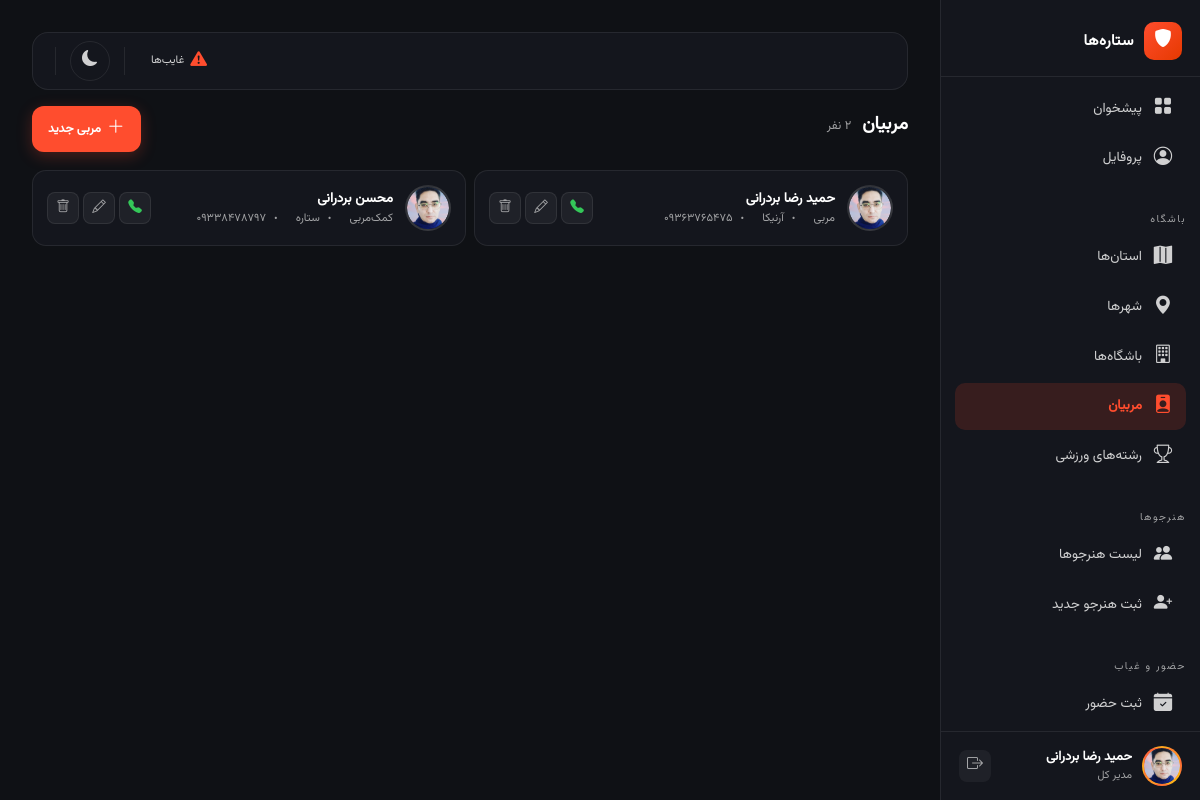
/clubs/coaches/ (signed in), run on an earlier commit of the app's database.
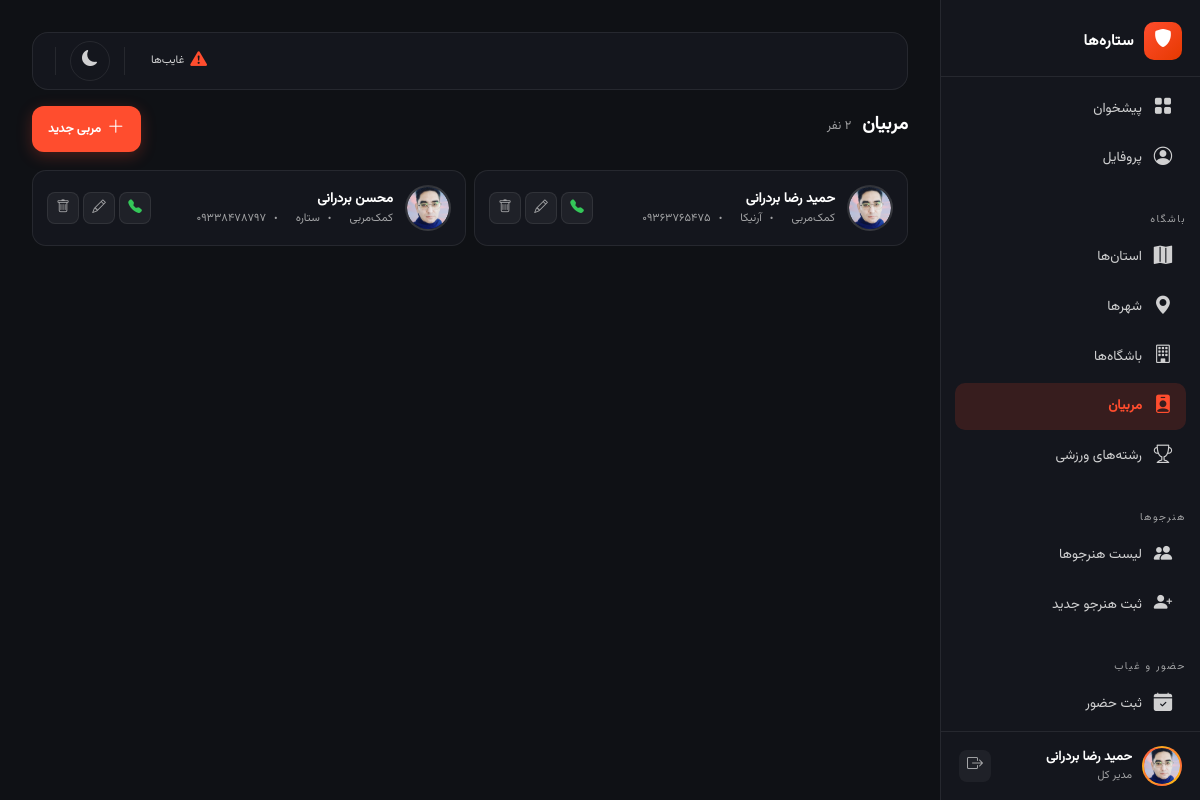
And on a later commit of the database.
### apps/clubs/models.py (models this page shows, shortened)
class ClubMembership(models.Model):
    ROLE_CHOICES = [
        ('manager', 'مدیر'),
        ('instructor', 'مربی'),
        ('assistant', 'کمک‌مربی'),
    ]
    user = models.ForeignKey(settings.AUTH_USER_MODEL, on_delete=models.CASCADE, related_name='club_memberships', verbose_name='کاربر')
    club = models.ForeignKey(Club, on_delete=models.CASCADE, related_name='memberships', verbose_name='باشگاه')
    role = models.CharField('نقش', max_length=20, choices=ROLE_CHOICES, default='instructor')
    is_active = models.BooleanField('فعال', default=True)
    joined_at = models.DateTimeField('تاریخ عضویت', auto_now_add=True)
    class Meta:
        verbose_name = 'عضو'
        verbose_name_plural = 'عضوها'
        unique_together = ['user', 'club']

class Club(models.Model):
    name = models.CharField('نام باشگاه', max_length=200)
    sports = models.ManyToManyField('Sport', related_name='clubs', verbose_name='رشته‌های ورزشی', blank=True)
    province = models.ForeignKey(Province, on_delete=models.PROTECT, related_name='clubs', verbose_name='استان')
    city = models.ForeignKey(City, on_delete=models.PROTECT, related_name='clubs', verbose_name='شهر')
    address = models.TextField('آدرس', blank=True, null=True)
    phone = models.CharField('تلفن', max_length=11, blank=True, null=True)
    is_active = models.BooleanField('فعال', default=True)
    created_at = models.DateTimeField('تاریخ ایجاد', auto_now_add=True)
    class Meta:
        verbose_name = 'باشگاه'
        verbose_name_plural = 'باشگاه‌ها'

### apps/accounts/models.py (models this page shows, shortened)
class User(AbstractBaseUser, PermissionsMixin):
    phone = models.CharField(max_length=11, unique=True)
    first_name = models.CharField(max_length=100)
    last_name = models.CharField(max_length=100)
    birth_date = jmodels.jDateField('تاریخ تولد', null=True, blank=True)
    national_code = models.CharField(max_length=10, blank=True, null=True)
    avatar = models.ImageField(upload_to='avatars/', blank=True, null=True)
    is_super_manager = models.BooleanField(default=False)
    is_club_manager = models.BooleanField(default=False)
    is_instructor = models.BooleanField(default=False)
    is_active = models.BooleanField(default=True)
    is_staff = models.BooleanField(default=False)
    created_at = models.DateTimeField(auto_now_add=True)
    updated_at = models.DateTimeField(auto_now=True)
    objects = UserMnaager()
    USERNAME_FIELD = 'phone'
    REQUIRED_FIELDS = ['first_name', 'last_name']
    class Meta:
        verbose_name = 'کاربر'
        verbose_name_plural = 'کاربرها'
    def get_full_name(self):
        return f'{self.first_name} {self.last_name}'

### apps/clubs/views.py (the view)
# urls.py: path('coaches/', views.CoachListView.as_view(), name='coach_list'),
class CoachListView(LoginRequiredMixin, UserPassesTestMixin, ListView):
    template_name = 'clubs/coach_list.html'
    context_object_name = 'coaches'
    def test_func(self): return self.request.user.is_super_manager or self.request.user.is_club_manager
    def get_queryset(self):
        return ClubMembership.objects.filter(is_active=True).select_related('user', 'club')
    def get_context_data(self, **kwargs):
        context = super().get_context_data(**kwargs)
        context['users'] = User.objects.filter(is_active=True)
        context['clubs'] = Club.objects.filter(is_active=True)
        return context

### apps/core/context_processors.py (called while the page is built)
def site_settings(request):
    return {'site_settings': SiteSetting.get_settings()}

### apps/core/models.py (called while the page is built)
    @classmethod
    def get_settings(cls):
        obj, created = cls.objects.get_or_create(pk=1)
        return obj

### templates/clubs/coach_list.html (shortened to what this page needs)
{% extends 'base.html' %}
{% load static %}
{% block content %}
<div class="dashboard-layout">
    {% include 'partials/_sidebar.html' %}{% include 'partials/_mobile_nav.html' %}
    <main class="dashboard-main">
        {% include 'partials/_notif_bar.html' %}
        <div class="page-header animate__animated animate__fadeIn">
            <div><h1 class="page-title">مربیان <span>{{ coaches.count }} نفر</span></h1></div>
            <button onclick="openCoachModal()" class="btn-add"><i class="bi bi-plus-lg"></i><span class="btn-add-text">مربی جدید</span></button>
        </div>
        <div class="coach-list-page">
            {% for m in coaches %}
            <div class="coach-card-page animate__animated animate__fadeInUp">
                <div class="coach-avatar-page">{% if m.user.avatar %}<img src="{{ m.user.avatar.url }}" alt="" style="width:100%;height:100%;object-fit:cover;border-radius:50%;">{% else %}<i class="bi bi-person-fill"></i>{% endif %}</div>
                <div class="coach-info-page" style="flex:1;">
                    <div class="coach-name-page">{{ m.user.get_full_name }}</div>
                    <div class="coach-meta-page"><span>{{ m.get_role_display }}</span><span>{{ m.club.name }}</span><span>{{ m.user.phone }}</span></div>
                </div>
                <div class="coach-actions" style="flex-shrink:0;">
                    <a href="tel:{{ m.user.phone }}" class="coach-action-btn call"><i class="bi bi-telephone-fill"></i></a>
                    <button onclick="event.stopPropagation(); openCoachEdit({{ m.id }}, {{ m.user.id }}, {{ m.club.id }}, '{{ m.role }}')" class="coach-action-btn edit"><i class="bi bi-pencil"></i></button>
                    <button onclick="event.stopPropagation(); confirmCoachDelete('{% url 'clubs:coach_delete' m.id %}', '{{ m.user.get_full_name|escapejs }}')" class="coach-action-btn delete"><i class="bi bi-trash"></i></button>
                </div>
            </div>
            {% empty %}<div class="text-center py-5 text-muted" style="grid-column:1/-1;">مربی‌ای ثبت نشده</div>{% endfor %}
        </div>
    </main>
</div>
{% endblock %}

What changed in the data, as far as the page shows it:
changed ClubMembership "حمید رضا بردرانی": role "مربی" → "کمک‌مربی"
